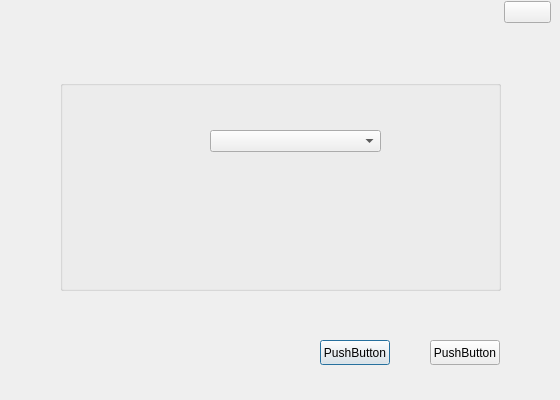
<?xml version="1.0" encoding="UTF-8"?>
<ui version="4.0">
 <class>Dialog_settings</class>
 <widget class="QDialog" name="Dialog_settings">
  <property name="geometry">
   <rect>
    <x>0</x>
    <y>0</y>
    <width>560</width>
    <height>400</height>
   </rect>
  </property>
  <property name="minimumSize">
   <size>
    <width>560</width>
    <height>400</height>
   </size>
  </property>
  <property name="maximumSize">
   <size>
    <width>560</width>
    <height>400</height>
   </size>
  </property>
  <property name="windowTitle">
   <string>Dialog</string>
  </property>
  <widget class="QWidget" name="widget_content" native="true">
   <property name="geometry">
    <rect>
     <x>0</x>
     <y>60</y>
     <width>561</width>
     <height>341</height>
    </rect>
   </property>
   <widget class="QGroupBox" name="groupBox_user">
    <property name="geometry">
     <rect>
      <x>60</x>
      <y>20</y>
      <width>441</width>
      <height>211</height>
     </rect>
    </property>
    <property name="title">
     <string/>
    </property>
    <widget class="QComboBox" name="comboBox_languages">
     <property name="geometry">
      <rect>
       <x>150</x>
       <y>50</y>
       <width>171</width>
       <height>22</height>
      </rect>
     </property>
    </widget>
    <widget class="QLabel" name="label_language">
     <property name="geometry">
      <rect>
       <x>70</x>
       <y>51</y>
       <width>54</width>
       <height>21</height>
      </rect>
     </property>
     <property name="text">
      <string/>
     </property>
    </widget>
   </widget>
   <widget class="QPushButton" name="pushButton_ok">
    <property name="geometry">
     <rect>
      <x>320</x>
      <y>280</y>
      <width>70</width>
      <height>25</height>
     </rect>
    </property>
    <property name="minimumSize">
     <size>
      <width>70</width>
      <height>25</height>
     </size>
    </property>
    <property name="maximumSize">
     <size>
      <width>70</width>
      <height>25</height>
     </size>
    </property>
    <property name="text">
     <string>PushButton</string>
    </property>
   </widget>
   <widget class="QPushButton" name="pushButton_cancel">
    <property name="geometry">
     <rect>
      <x>430</x>
      <y>280</y>
      <width>70</width>
      <height>25</height>
     </rect>
    </property>
    <property name="minimumSize">
     <size>
      <width>70</width>
      <height>25</height>
     </size>
    </property>
    <property name="maximumSize">
     <size>
      <width>70</width>
      <height>25</height>
     </size>
    </property>
    <property name="text">
     <string>PushButton</string>
    </property>
   </widget>
  </widget>
  <widget class="QWidget" name="horizontalLayoutWidget">
   <property name="geometry">
    <rect>
     <x>0</x>
     <y>0</y>
     <width>561</width>
     <height>36</height>
    </rect>
   </property>
   <layout class="QHBoxLayout" name="horizontalLayout">
    <property name="bottomMargin">
     <number>12</number>
    </property>
    <item>
     <spacer name="horizontalSpacer_3">
      <property name="orientation">
       <enum>Qt::Horizontal</enum>
      </property>
      <property name="sizeType">
       <enum>QSizePolicy::Fixed</enum>
      </property>
      <property name="sizeHint" stdset="0">
       <size>
        <width>5</width>
        <height>20</height>
       </size>
      </property>
     </spacer>
    </item>
    <item>
     <widget class="QLabel" name="label_360p">
      <property name="minimumSize">
       <size>
        <width>16</width>
        <height>16</height>
       </size>
      </property>
      <property name="maximumSize">
       <size>
        <width>16</width>
        <height>16</height>
       </size>
      </property>
      <property name="text">
       <string/>
      </property>
     </widget>
    </item>
    <item>
     <widget class="QLabel" name="label_360t">
      <property name="text">
       <string/>
      </property>
     </widget>
    </item>
    <item>
     <spacer name="horizontalSpacer_2">
      <property name="orientation">
       <enum>Qt::Horizontal</enum>
      </property>
      <property name="sizeType">
       <enum>QSizePolicy::Fixed</enum>
      </property>
      <property name="sizeHint" stdset="0">
       <size>
        <width>350</width>
        <height>20</height>
       </size>
      </property>
     </spacer>
    </item>
    <item>
     <widget class="QPushButton" name="pushButton_close_ds">
      <property name="minimumSize">
       <size>
        <width>47</width>
        <height>22</height>
       </size>
      </property>
      <property name="maximumSize">
       <size>
        <width>47</width>
        <height>22</height>
       </size>
      </property>
      <property name="text">
       <string/>
      </property>
     </widget>
    </item>
    <item>
     <spacer name="horizontalSpacer">
      <property name="orientation">
       <enum>Qt::Horizontal</enum>
      </property>
      <property name="sizeType">
       <enum>QSizePolicy::Fixed</enum>
      </property>
      <property name="sizeHint" stdset="0">
       <size>
        <width>10</width>
        <height>20</height>
       </size>
      </property>
     </spacer>
    </item>
   </layout>
  </widget>
 </widget>
 <resources/>
 <connections/>
</ui>
